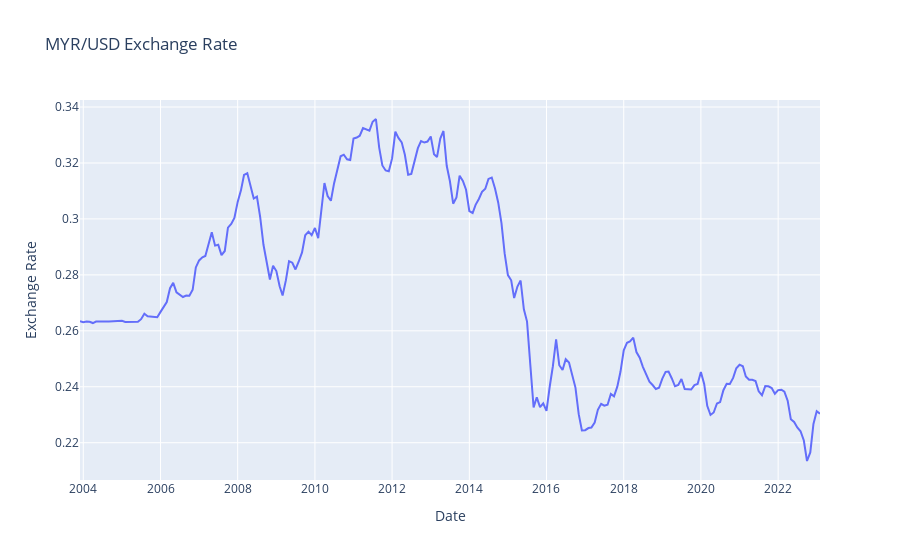

The notebook cell saved with this chart:
### Markdown cell above
## FOREX

### Code cell
# create a line chart
fig = go.Figure(data=go.Scatter(x=forex.index, y=forex, mode='lines'))

# add chart title and axis labels
fig.update_layout(title='MYR/USD Exchange Rate', xaxis_title='Date', yaxis_title='Exchange Rate')

# show the chart
fig.show()

### Figure 1 — Plotly figure (JSON) as saved in the notebook; plotly's stock layout.template omitted (floating-point values rounded to 4 significant figures; data arrays with more than 128 entries replaced by an {"elided": "..."} marker saying what was removed)
{"data": [{"mode": "lines", "type": "scatter", "x": {"elided": "231 str values"}, "y": {"elided": "231 float values"}}], "layout": {"title": {"text": "MYR/USD Exchange Rate"}, "xaxis": {"title": {"text": "Date"}}, "yaxis": {"title": {"text": "Exchange Rate"}}}}
